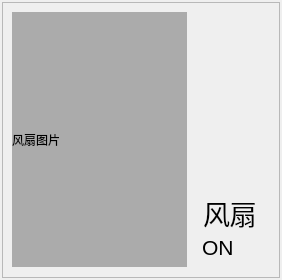
<?xml version="1.0" encoding="UTF-8"?>
<ui version="4.0">
 <class>device_fan</class>
 <widget class="QWidget" name="device_fan">
  <property name="geometry">
   <rect>
    <x>0</x>
    <y>0</y>
    <width>282</width>
    <height>280</height>
   </rect>
  </property>
  <property name="windowTitle">
   <string>Form</string>
  </property>
  <layout class="QGridLayout" name="gridLayout">
   <property name="leftMargin">
    <number>2</number>
   </property>
   <property name="topMargin">
    <number>2</number>
   </property>
   <property name="rightMargin">
    <number>2</number>
   </property>
   <property name="bottomMargin">
    <number>2</number>
   </property>
   <item row="0" column="0">
    <widget class="QFrame" name="frame_background">
     <property name="frameShape">
      <enum>QFrame::StyledPanel</enum>
     </property>
     <property name="frameShadow">
      <enum>QFrame::Raised</enum>
     </property>
     <widget class="QLabel" name="label_text_fan">
      <property name="geometry">
       <rect>
        <x>201</x>
        <y>190</y>
        <width>91</width>
        <height>41</height>
       </rect>
      </property>
      <property name="font">
       <font>
        <pointsize>20</pointsize>
       </font>
      </property>
      <property name="text">
       <string>风扇</string>
      </property>
     </widget>
     <widget class="QLabel" name="label_fan">
      <property name="geometry">
       <rect>
        <x>10</x>
        <y>10</y>
        <width>175</width>
        <height>255</height>
       </rect>
      </property>
      <property name="styleSheet">
       <string notr="true">background-color: rgb(171, 171, 171);</string>
      </property>
      <property name="text">
       <string>风扇图片</string>
      </property>
     </widget>
     <widget class="QLabel" name="label_onoff">
      <property name="geometry">
       <rect>
        <x>200</x>
        <y>230</y>
        <width>81</width>
        <height>31</height>
       </rect>
      </property>
      <property name="font">
       <font>
        <pointsize>16</pointsize>
       </font>
      </property>
      <property name="text">
       <string>ON</string>
      </property>
     </widget>
    </widget>
   </item>
  </layout>
 </widget>
 <resources/>
 <connections/>
</ui>
